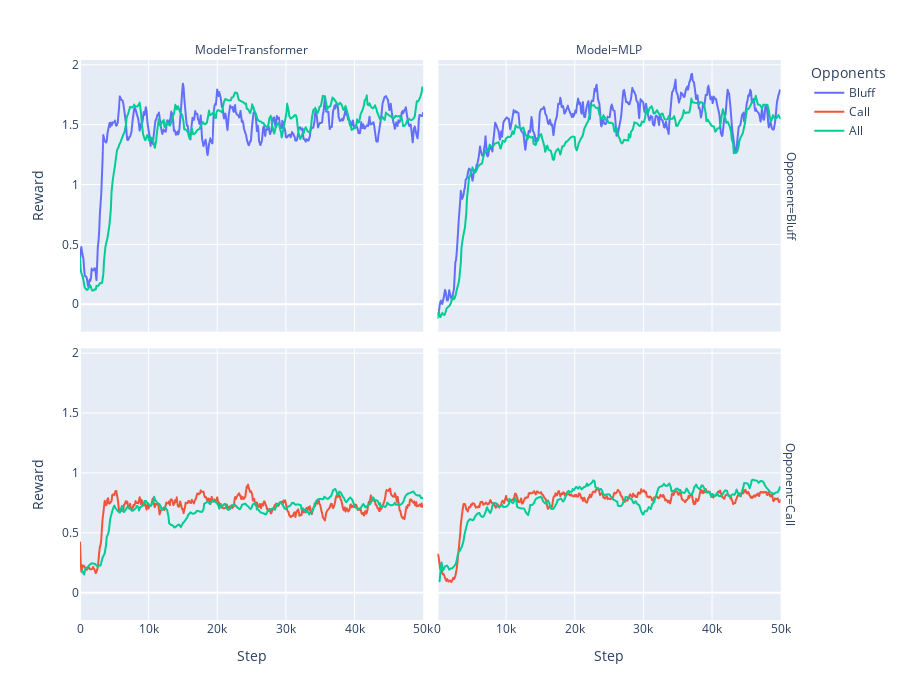

Notebook source saved alongside this figure:
### Code cell
data = df.copy()
data['Reward'] = data.groupby(['Model', 'Algorithm', 'Opponent', 'Opponents'])['Reward'].transform(
    lambda g: g.rolling(window=10, min_periods=1).mean()
)
data = data[data['Algorithm'] == 'NFSP']
fig = px.line(data, x='Step', y='Reward', color='Opponents', facet_row='Opponent', facet_col='Model')

fig.update_layout(
    height=700, 
)
fig.show()

### Figure 1 — Plotly figure (JSON) as saved in the notebook; plotly's stock layout.template omitted (floating-point values rounded to 4 significant figures; data arrays with more than 128 entries replaced by an {"elided": "..."} marker saying what was removed)
{"data": [{"hovertemplate": "Opponents=Bluff<br>Opponent=Bluff<br>Model=Transformer<br>Step=%{x}<br>Reward=%{y}<extra></extra>", "legendgroup": "Bluff", "line": {"color": "#636efa", "dash": "solid"}, "marker": {"symbol": "circle"}, "mode": "lines", "name": "Bluff", "showlegend": true, "type": "scattergl", "x": {"elided": "501 int values"}, "xaxis": "x3", "y": {"elided": "501 float values"}, "yaxis": "y3"}, {"hovertemplate": "Opponents=Bluff<br>Opponent=Bluff<br>Model=MLP<br>Step=%{x}<br>Reward=%{y}<extra></extra>", "legendgroup": "Bluff", "line": {"color": "#636efa", "dash": "solid"}, "marker": {"symbol": "circle"}, "mode": "lines", "name": "Bluff", "showlegend": false, "type": "scattergl", "x": {"elided": "501 int values"}, "xaxis": "x4", "y": {"elided": "501 float values"}, "yaxis": "y4"}, {"hovertemplate": "Opponents=Call<br>Opponent=Call<br>Model=Transformer<br>Step=%{x}<br>Reward=%{y}<extra></extra>", "legendgroup": "Call", "line": {"color": "#EF553B", "dash": "solid"}, "marker": {"symbol": "circle"}, "mode": "lines", "name": "Call", "showlegend": true, "type": "scattergl", "x": {"elided": "501 int values"}, "xaxis": "x", "y": {"elided": "501 float values"}, "yaxis": "y"}, {"hovertemplate": "Opponents=Call<br>Opponent=Call<br>Model=MLP<br>Step=%{x}<br>Reward=%{y}<extra></extra>", "legendgroup": "Call", "line": {"color": "#EF553B", "dash": "solid"}, "marker": {"symbol": "circle"}, "mode": "lines", "name": "Call", "showlegend": false, "type": "scattergl", "x": {"elided": "501 int values"}, "xaxis": "x2", "y": {"elided": "501 float values"}, "yaxis": "y2"}, {"hovertemplate": "Opponents=All<br>Opponent=Bluff<br>Model=Transformer<br>Step=%{x}<br>Reward=%{y}<extra></extra>", "legendgroup": "All", "line": {"color": "#00cc96", "dash": "solid"}, "marker": {"symbol": "circle"}, "mode": "lines", "name": "All", "showlegend": true, "type": "scattergl", "x": {"elided": "254 int values"}, "xaxis": "x3", "y": {"elided": "254 float values"}, "yaxis": "y3"}, {"hovertemplate": "Opponents=All<br>Opponent=Bluff<br>Model=MLP<br>Step=%{x}<br>Reward=%{y}<extra></extra>", "legendgroup": "All", "line": {"color": "#00cc96", "dash": "solid"}, "marker": {"symbol": "circle"}, "mode": "lines", "name": "All", "showlegend": false, "type": "scattergl", "x": {"elided": "246 int values"}, "xaxis": "x4", "y": {"elided": "246 float values"}, "yaxis": "y4"}, {"hovertemplate": "Opponents=All<br>Opponent=Call<br>Model=Transformer<br>Step=%{x}<br>Reward=%{y}<extra></extra>", "legendgroup": "All", "line": {"color": "#00cc96", "dash": "solid"}, "marker": {"symbol": "circle"}, "mode": "lines", "name": "All", "showlegend": false, "type": "scattergl", "x": {"elided": "247 int values"}, "xaxis": "x", "y": {"elided": "247 float values"}, "yaxis": "y"}, {"hovertemplate": "Opponents=All<br>Opponent=Call<br>Model=MLP<br>Step=%{x}<br>Reward=%{y}<extra></extra>", "legendgroup": "All", "line": {"color": "#00cc96", "dash": "solid"}, "marker": {"symbol": "circle"}, "mode": "lines", "name": "All", "showlegend": false, "type": "scattergl", "x": {"elided": "255 int values"}, "xaxis": "x2", "y": {"elided": "255 float values"}, "yaxis": "y2"}], "layout": {"annotations": [{"font": {}, "showarrow": false, "text": "Model=Transformer", "x": 0.24, "xanchor": "center", "xref": "paper", "y": 1, "yanchor": "bottom", "yref": "paper"}, {"font": {}, "showarrow": false, "text": "Model=MLP", "x": 0.74, "xanchor": "center", "xref": "paper", "y": 1, "yanchor": "bottom", "yref": "paper"}, {"font": {}, "showarrow": false, "text": "Opponent=Call", "textangle": 90, "x": 0.98, "xanchor": "left", "xref": "paper", "y": 0.2425, "yanchor": "middle", "yref": "paper"}, {"font": {}, "showarrow": false, "text": "Opponent=Bluff", "textangle": 90, "x": 0.98, "xanchor": "left", "xref": "paper", "y": 0.7575, "yanchor": "middle", "yref": "paper"}], "height": 700, "legend": {"title": {"text": "Opponents"}, "tracegroupgap": 0}, "margin": {"t": 60}, "xaxis": {"anchor": "y", "domain": [0, 0.48], "title": {"text": "Step"}}, "xaxis2": {"anchor": "y2", "domain": [0.5, 0.98], "matches": "x", "title": {"text": "Step"}}, "xaxis3": {"anchor": "y3", "domain": [0, 0.48], "matches": "x", "showticklabels": false}, "xaxis4": {"anchor": "y4", "domain": [0.5, 0.98], "matches": "x", "showticklabels": false}, "yaxis": {"anchor": "x", "domain": [0, 0.485], "title": {"text": "Reward"}}, "yaxis2": {"anchor": "x2", "domain": [0, 0.485], "matches": "y", "showticklabels": false}, "yaxis3": {"anchor": "x3", "domain": [0.515, 1], "matches": "y", "title": {"text": "Reward"}}, "yaxis4": {"anchor": "x4", "domain": [0.515, 1], "matches": "y", "showticklabels": false}}}
